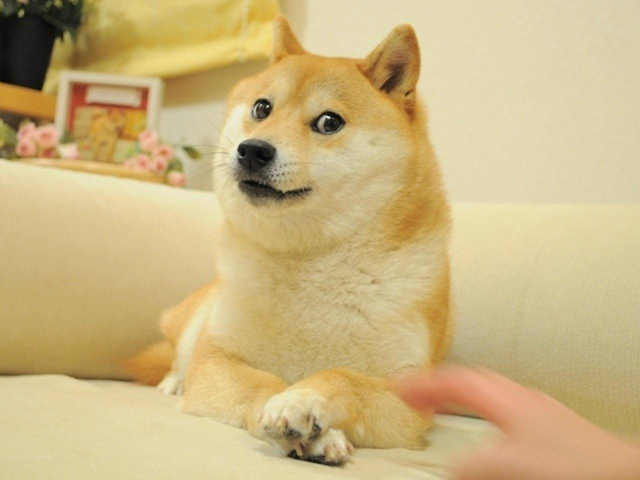
#> input picture lesson1/Doge.jpg, 1280 x 960 px (shown at 1/2 size)
$ python part7.py
#> lines starting #> are read from the running program, lines starting #| are printed output that depends on the picture
import cv2
import numpy as np
import matplotlib.pyplot as plt
img = cv2.imread('Doge.jpg')
#> img is the input picture: shape (960, 1280, 3); mean B, G, R 129.9, 181, 203.1

img = cv2.cvtColor(img,cv2.COLOR_BGR2RGB)

mask = np.ones((70,250,3))
img[200:270,470:720] = mask
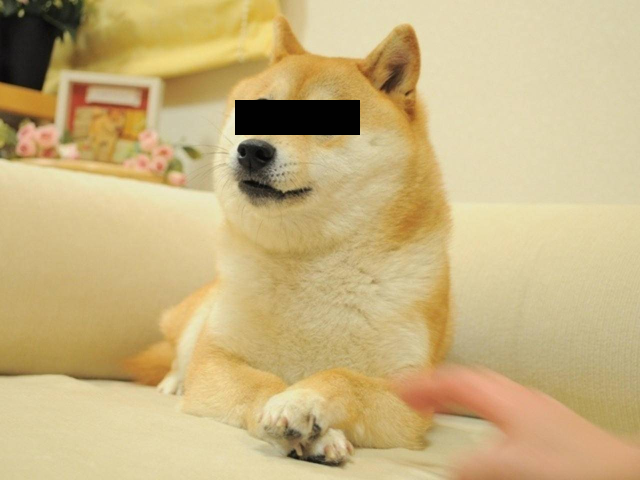
#> img: shape (960, 1280, 3) (shown at 1/2 size); mean R, G, B 200.6, 178.9, 128.5

plt.imshow(img)
plt.show()

img = cv2.cvtColor(img,cv2.COLOR_RGB2BGR)
cv2.imwrite('Anon.jpg',img)
